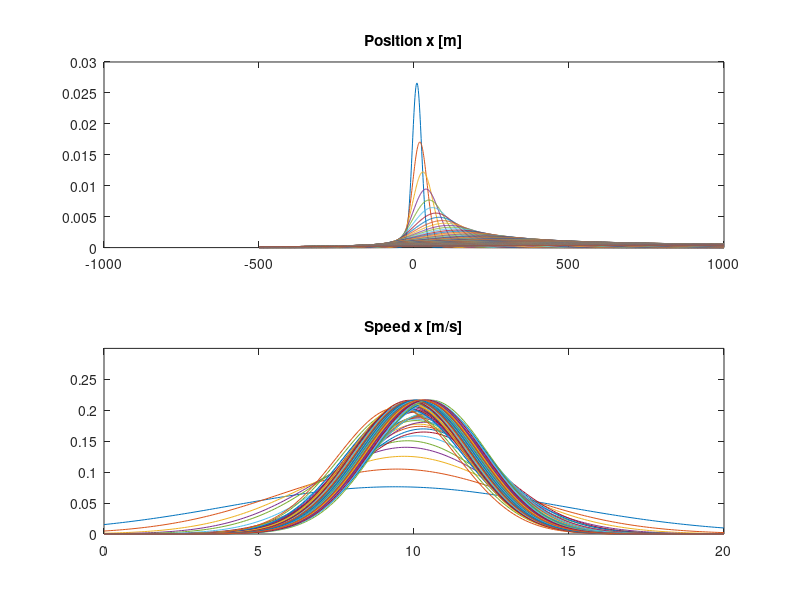

MATLAB code for this plot:
%% Multidimensional Kalman-Filter
% Paul Balzer | Motorblog


clear  
clc
clf
  
%% Messungen generieren
% Da wir jetzt keine Messwerte haben,
% generieren wir uns einfach selbst
% ein paar verrauschte Werte.
it=100;     % Anzahl Messwerte
realv=10;   % wahre Geschwindigkeit
 
                   % x'                y'
measurements = [realv+1.*randn(1,it); zeros(1,it)];
  
dt = 1;     % Zeitschritt
 
 xBereich  = [-500:1:1000]; %Wertebereich für die Position
 vBereich  = [0:0.1:20]; %Wertebereich für die Position
  
%% Initialisieren
%    x  y  x' y'
x = [0; 0; 10; 0];      % Initial State (Location and velocity)
P = [10, 0, 0, 0;...
    0, 10, 0, 0;...
    0, 0, 10, 0;...
    0, 0, 0, 10];       % Initial Uncertainty
A = [1, 0, dt, 0;...
    0, 1, 0, dt;...
    0, 0, 1, 0;...
    0, 0, 0, 1];        % Transition Matrix
H = [0, 0, 1, 0;...
    0, 0, 0, 1];        % Measurement function
R = [10, 0;...
    0, 10];             % measurement noise covariance

Q = [1/4*dt^4, 1/4*dt^4, 1/2*dt^3, 1/2*dt^3;...
    1/4*dt^4, 1/4*dt^4, 1/2*dt^3, 1/2*dt^3;...
    1/2*dt^3, 1/2*dt^3, dt^2, dt^2;...
    1/2*dt^3, 1/2*dt^3, dt^2, dt^2]; % Process Noise Covariance

I = eye(4);             % Identity matrix
 
%% Kalman Filter Steps
%
for n=1:length(measurements)
    % Prediction
    x=A*x;                  % Prädizierter Zustand aus Bisherigem und System
    P=A*P*A'+Q;             % Prädizieren der Kovarianz
  
    % Correction
    Z=measurements(:,n);
    y=Z-(H*x);              % Innovation aus Messwertdifferenz
    S=(H*P*H'+R);           % Innovationskovarianz
    K=P*H'*inv(S);          % Filter-Matrix (Kalman-Gain)
  
    x=x+(K*y);              % aktualisieren des Systemzustands
    
    P=(I-(K*H))*P;          % aktualisieren der Kovarianz

% Plotten der Normalverteilung
%https://de.mathworks.com/help/stats/normal-distribution.html
% normpdf(variablen-Bereich-Matrix, Mittelwert (scalar), varianz (scalsar)
    norm = normpdf(xBereich,x(1),P(1,1));
    plot1 = subplot(2,1,1)
    plot(plot1, xBereich,norm)
    title(plot1 ,'Position x [m]');
   ylim(plot1,[0.0 0.03]); 
     hold on;
   
   norm = normpdf(vBereich,x(3),P(3,3));
    plot2 = subplot(2,1,2)
    plot(plot2,vBereich,norm)
    title(plot2 ,'Speed x [m/s]');
   ylim(plot2 ,[0.0 0.3]); 
    hold on;
   
   pause(0.2)
end
